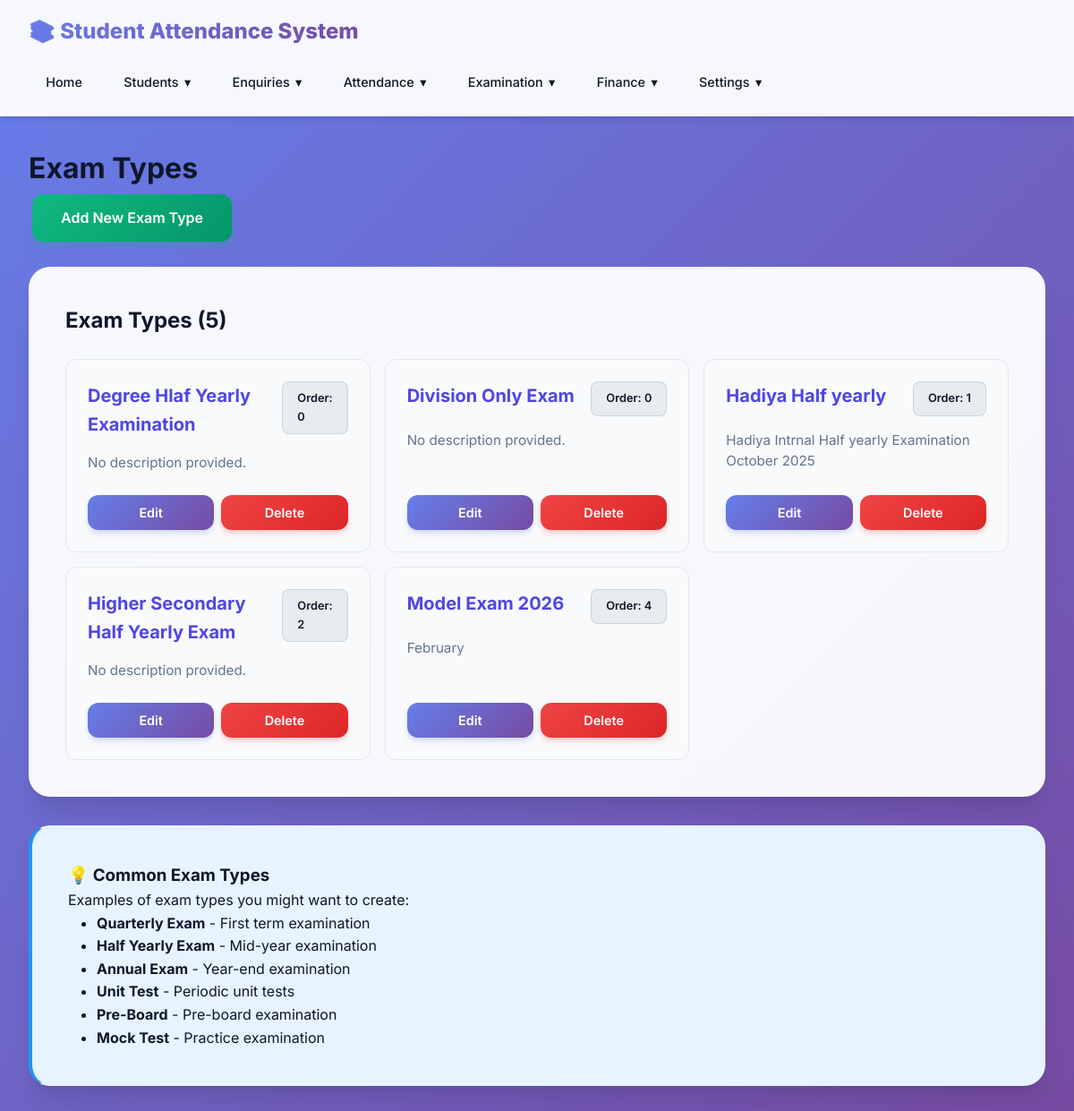
Screenshot of /exam-types/ with the database file from the repository.
### students/models.py (models this page shows, shortened)
class ExamType(models.Model):
    SUBJECT_TYPE_CHOICES = [
        ('all', 'All Subjects'),
        ('hadiya', 'Hadiya (Islamic)'),
        ('division', 'Division Specific'),
    ]
    name = models.CharField(max_length=100, unique=True)
    description = models.TextField(blank=True)
    subject_type = models.CharField(max_length=20, choices=SUBJECT_TYPE_CHOICES, default='all', help_text="Filter subjects shown during mark entry for this exam")
    order = models.PositiveIntegerField(default=0, help_text="Order for display")
    class Meta:
        ordering = ['order', 'name']

### students/views.py (the view)
# urls.py: path('exam-types/', views.exam_type_list, name='exam_type_list'),
def exam_type_list(request):
    exam_types = ExamType.objects.all()
    context = {
        'exam_types': exam_types,
    }
    return render(request, 'students/exam_type_list.html', context)

### students/templates/students/exam_type_list.html (shortened to what this page needs)
{% extends 'students/base.html' %}
{% block content %}
<h1>Exam Types</h1>
<div style="margin-bottom: 1rem;">
    <a href="{% url 'students:exam_type_create' %}" class="btn btn-success">Add New Exam Type</a>
</div>
<div class="card">
    <h2>Exam Types ({{ exam_types.count }})</h2>
    <div class="exam-types-grid" style="display: grid; grid-template-columns: repeat(auto-fit, minmax(min(100%, 260px), 1fr)); gap: 1rem; margin-top: 1.5rem;">
        {% for exam_type in exam_types %}
        <div style="background: var(--light); border: 1px solid var(--border); border-radius: 12px; padding: 1.5rem; display: flex; flex-direction: column; transition: transform 0.2s, box-shadow 0.2s;" onmouseover="this.style.transform='translateY(-3px)'; this.style.boxShadow='0 10px 15px -3px rgba(0,0,0,0.1)';" onmouseout="this.style.transform='none'; this.style.boxShadow='none';">
            <div style="display: flex; justify-content: space-between; align-items: flex-start; margin-bottom: 1rem;">
                <h3 style="margin: 0; color: var(--primary-dark); font-size: 1.25rem;">{{ exam_type.name }}</h3>
                <span class="badge" style="font-size: 0.8rem; background: rgba(100, 116, 139, 0.1); color: var(--dark); border: 1px solid rgba(100, 116, 139, 0.2);">Order: {{ exam_type.order }}</span>
            </div>
            <p style="color: var(--gray); font-size: 0.95rem; flex-grow: 1; margin-bottom: 1.5rem; line-height: 1.5;">
                {{ exam_type.description|default:"No description provided." }}
            </p>
            <div style="display: flex; gap: 0.5rem; margin-top: auto;">
                <a href="{% url 'students:exam_type_update' exam_type.pk %}" class="btn" style="padding: 0.5rem 1rem; font-size: 0.9rem; flex: 1; text-align: center; margin: 0;">Edit</a>
                <a href="{% url 'students:exam_type_delete' exam_type.pk %}" class="btn btn-danger" style="padding: 0.5rem 1rem; font-size: 0.9rem; flex: 1; text-align: center; margin: 0;">Delete</a>
            </div>
        </div>
        {% endfor %}
    </div>
</div>
<div class="card" style="background-color: #e7f3ff; border-left: 4px solid #2196F3;">
    <h3 style="margin-top: 0;">💡 Common Exam Types</h3>
    <p>Examples of exam types you might want to create:</p>
    <ul style="margin-left: 2rem;">
        <li><strong>Quarterly Exam</strong> - First term examination</li>
        <li><strong>Half Yearly Exam</strong> - Mid-year examination</li>
        <li><strong>Annual Exam</strong> - Year-end examination</li>
        <li><strong>Unit Test</strong> - Periodic unit tests</li>
        <li><strong>Pre-Board</strong> - Pre-board examination</li>
        <li><strong>Mock Test</strong> - Practice examination</li>
    </ul>
</div>
{% endblock %}

### students/templates/students/base.html (style rules this page uses)
* { margin: 0; padding: 0; box-sizing: border-box; }
:root { --primary: #6366f1; --primary-dark: #4f46e5; --primary-light: #818cf8; --secondary: #ec4899; --accent: #8b5cf6; --success: #10b981; --danger: #ef4444; --warning: #f59e0b; --dark: #0f172a; --dark-secondary: #1e293b; --light: #f8fafc; --gray: #64748b; --border: #e2e8f0; --shadow: rgba(0, 0, 0, 0.1); --gradient-1: linear-gradient(135deg, #667eea 0%, #764ba2 100%); --gradient-2: linear-gradient(135deg, #f093fb 0%, #f5576c 100%); --gradient-3: linear-gradient(135deg, #4facfe 0%, #00f2fe 100%); --gradient-4: linear-gradient(135deg, #43e97b 0%, #38f9d7 100%); }
body { font-family: 'Inter', -apple-system, BlinkMacSystemFont, 'Segoe UI', Roboto, sans-serif; background: linear-gradient(135deg, #667eea 0%, #764ba2 100%); color: var(--dark); min-height: 100vh; line-height: 1.6; }
.card { background: rgba(255, 255, 255, 0.95); backdrop-filter: blur(20px); border-radius: 24px; padding: 2.5rem; margin-bottom: 2rem; box-shadow: 0 20px 25px -5px rgba(0, 0, 0, 0.1), 0 10px 10px -5px rgba(0, 0, 0, 0.04); border: 1px solid rgba(255, 255, 255, 0.3); transition: all 0.3s cubic-bezier(0.4, 0, 0.2, 1); }
.btn { display: inline-block; padding: 0.875rem 2rem; background: var(--gradient-1); color: white; text-decoration: none; border-radius: 12px; border: none; cursor: pointer; transition: all 0.3s cubic-bezier(0.4, 0, 0.2, 1); font-size: 1rem; font-weight: 600; margin: 0.25rem; position: relative; overflow: hidden; box-shadow: 0 4px 6px -1px rgba(102, 126, 234, 0.3); }
.btn::before { content: ''; position: absolute; top: 50%; left: 50%; width: 0; height: 0; border-radius: 50%; background: rgba(255, 255, 255, 0.2); transform: translate(-50%, -50%); transition: width 0.6s, height 0.6s; }
.btn-success { background: linear-gradient(135deg, #10b981 0%, #059669 100%); box-shadow: 0 4px 6px -1px rgba(16, 185, 129, 0.3); }
.btn-danger { background: linear-gradient(135deg, #ef4444 0%, #dc2626 100%); box-shadow: 0 4px 6px -1px rgba(239, 68, 68, 0.3); }
.badge { display: inline-block; padding: 0.5rem 1rem; border-radius: 8px; font-weight: 600; font-size: 0.85rem; }

### rows the page displays
ExamType: name "Degree Hlaf Yearly Examination", order "0", description "No description provided."
ExamType: name "Division Only Exam", order "0", description "No description provided."
ExamType: name "Hadiya Half yearly", order "1", description "Hadiya Intrnal Half yearly Examination October 2025"
ExamType: name "Higher Secondary Half Yearly Exam", order "2", description "No description provided."
ExamType: name "Model Exam 2026", order "4", description "February"

### other values shown
{{ exam_types.count }} "5"
